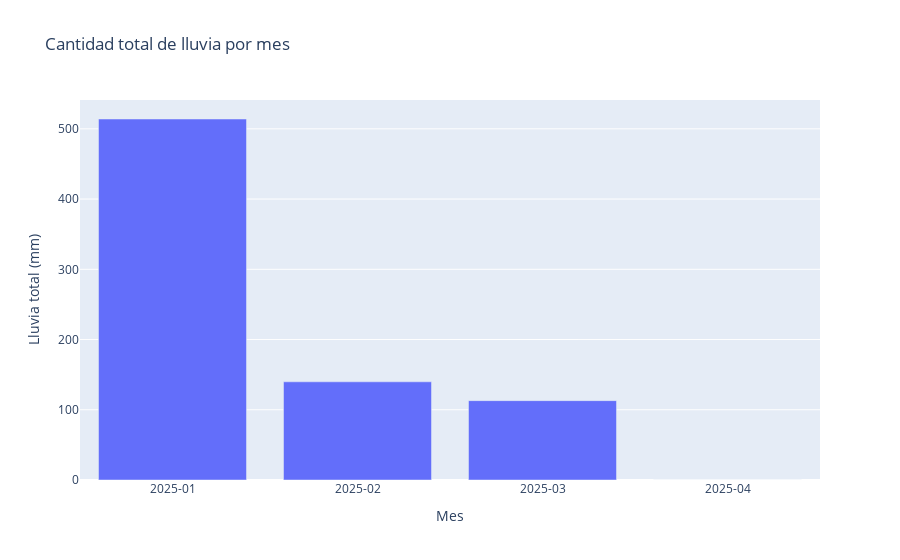

Notebook code for this chart:
### Code cell
# Suma de lluvia por mes
lluvia_total_por_mes = df_pivot.groupby("Mes")["lluvia"].sum().reset_index(name="Lluvia total (mm)")

# Ordenar
lluvia_total_por_mes = lluvia_total_por_mes.sort_values(by="Lluvia total (mm)", ascending=False)

# Mostrar tabla
print(lluvia_total_por_mes)

# Visualizar con barras
fig_lluvia_total = px.bar(
    lluvia_total_por_mes,
    x="Mes",
    y="Lluvia total (mm)",
    title="Cantidad total de lluvia por mes"
)
fig_lluvia_total.update_xaxes(type="category")
fig_lluvia_total.show()

### Figure 1 — Plotly figure (JSON) as saved in the notebook; plotly's stock layout.template omitted (floating-point values rounded to 4 significant figures)
{"data": [{"hovertemplate": "Mes=%{x}<br>Lluvia total (mm)=%{y}<extra></extra>", "legendgroup": "", "marker": {"color": "#636efa", "pattern": {"shape": ""}}, "name": "", "orientation": "v", "showlegend": false, "textposition": "auto", "type": "bar", "x": ["2025-01", "2025-02", "2025-03", "2025-04"], "xaxis": "x", "y": [514.0, 139.8, 113.0, 0.0], "yaxis": "y"}], "layout": {"barmode": "relative", "legend": {"tracegroupgap": 0}, "title": {"text": "Cantidad total de lluvia por mes"}, "xaxis": {"anchor": "y", "domain": [0, 1], "title": {"text": "Mes"}, "type": "category"}, "yaxis": {"anchor": "x", "domain": [0, 1], "title": {"text": "Lluvia total (mm)"}}}}
